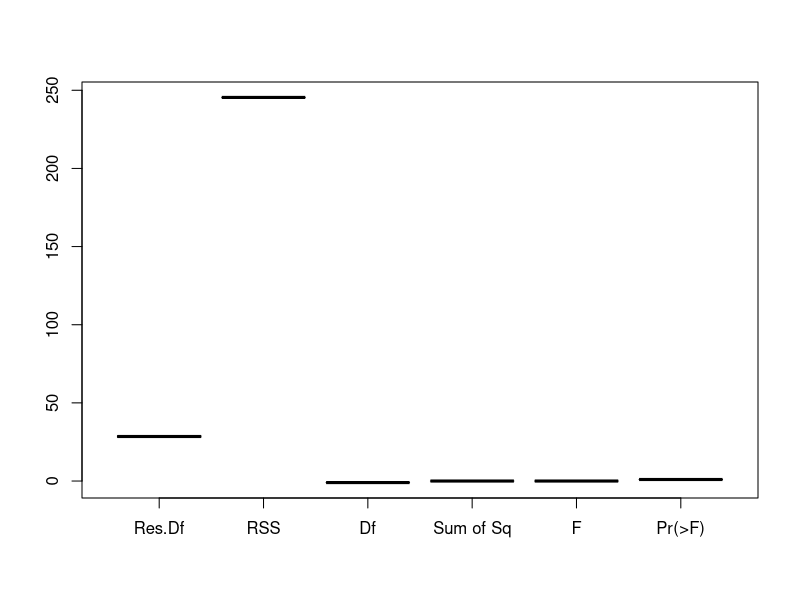

The R source for this figure:
input <- mtcars[,c("am","mpg","hp")] 
print(head(input)) 
result1 <- aov(mpg~hp*am,data = input) 
print(summary(result1)) 
result2 <- aov(mpg~hp+am,data = input) 
print(summary(result2))
print(anova(result1,result2))
boxplot(anova(result1,result2))

